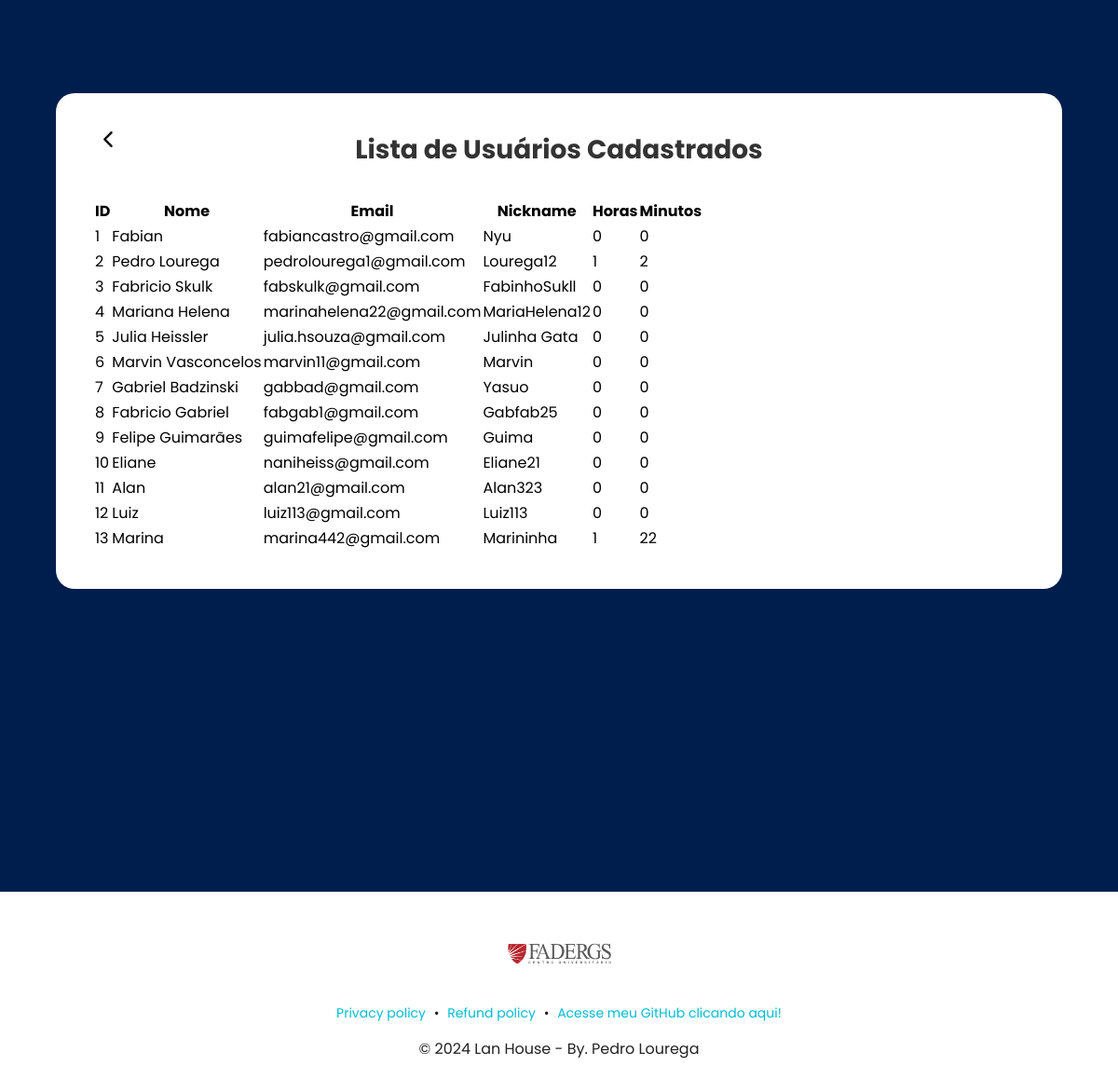
Page /listar_usuarios on the committed database.
### tables this page shows
CREATE TABLE usuarios (
            id INTEGER PRIMARY KEY AUTOINCREMENT,
            nome TEXT NOT NULL,
            email TEXT NOT NULL,
            nickname TEXT NOT NULL
        , horas INTEGER DEFAULT 0, minutos INTEGER DEFAULT 0);

### website-lanhouse1/app/app.py (the view)
@app.route('/listar_usuarios')
def listar_usuarios():
    conn = conectar_banco()
    cursor = conn.cursor()
    cursor.execute('SELECT * FROM usuarios')
    usuarios = cursor.fetchall()
    conn.close()
    return render_template('listar_usuarios.html', usuarios=usuarios)

### website-lanhouse1/app/app.py (called while the page is built)
def conectar_banco():
    print("Caminho do banco de dados:", DATABASE_PATH)  # Verificando o caminho
    conn = sqlite3.connect(DATABASE_PATH)
    return conn

### website-lanhouse1/templates/listar_usuarios.html (shortened to what this page needs)
<!DOCTYPE html>
<html lang="ptb-br">
<head>
    <link rel="stylesheet" href="{{ url_for('static', filename='css/style.css') }}">
    <link rel="stylesheet" href="https://cdnjs.cloudflare.com/ajax/libs/font-awesome/6.0.0-beta3/css/all.min.css">
</head>
</head>
<body>
    <div class="app-usuarios">
        <div id="seta"><a href="{{ url_for('home') }}"><img class="seta_retorno" src="{{ url_for('static', filename='images/seta_retorno_new.png') }}" alt="seta_retorno"></a></div>
        <h1 class="titulo-lista-cadastro">Lista de Usuários Cadastrados</h1>
    <table class="listagem-usuarios-table" border="0">
        <tr>
            <th>ID</th>
            <th>Nome</th>
            <th>Email</th>
            <th>Nickname</th>
            <th>Horas</th>
            <th>Minutos</th>
        </tr>
        {% for usuario in usuarios %}
        <tr>
            <td>{{ usuario[0] }}</td>
            <td>{{ usuario[1] }}</td>
            <td>{{ usuario[2] }}</td>
            <td>{{ usuario[3] }}</td>
            <td>{{ usuario[4] }}</td>
            <td>{{ usuario[5] }}</td>
        </tr>
        {% endfor %}
    </table>
    </div>
    <br><br><br><br><br><br><br><br><br>
    <footer class="footer-section">
        <div>
            <a target="_blank" href="https://www.fadergs.edu.br/"><img class="logo-fadergs" src="{{ url_for('static', filename='images/logo-fadergs.png') }}" alt="logo-fadergs" alt="logo-fadergs"></a>
        </div>
        <div class="section-content">
            <p class="policy-text">
                <a href="#" class="policy-link">Privacy policy</a>
                <span class="separator">•</span>
                <a href="#" class="policy-link">Refund policy</a>
                <span class="separator">•</span>
                <a href="https://github.com/PedroLourega" class="policy-link">Acesse meu GitHub clicando aqui!</a>
            </p>
            <p class="copyright-text">© 2024 Lan House - By. Pedro Lourega</p>
        </div>
    </footer>
    </body>
    </html>
</body>
</html>

### website-lanhouse1/static/css/style.css (style rules this page uses)
* { margin: 0; padding: 0; font-family: 'Poppins', sans-serif; box-sizing: border-box; }
body { background: #001e4d; }
.app-usuarios h1 { text-align: center; font-size: 28px; margin-bottom: 30px; color: #333; font-weight: bold; }
#seta { position: absolute; cursor: pointer; position: fixed; }
.seta_retorno { width: 32px; height: auto; }
.app-usuarios { background: #fff; width: 90%; max-width: 1200px; margin: 100px auto; border-radius: 20px; padding: 40px; min-height: calc(65vh - 90px); }
.footer-section { padding: 20px 10px; background: #fff; color: #222; text-align: center; }
.footer-section .section-content { display: flex; flex-direction: column; align-items: center; gap: 15px; }
.footer-section .policy-text { text-align: center; font-size: 14px; }
.footer-section .policy-text .policy-link { color: #00bcd4; text-decoration: none; margin: 0 5px; }
.logo-fadergs { gap: 10px; width: 15%; gap:20px; margin: 0; height: 15%; border-radius: 0%; }

### rows in the picture
usuarios: id "1", nome "Fabian", email "fabiancastro@gmail.com", nickname "Nyu", horas "0", minutos "0"
usuarios: id "2", nome "Pedro Lourega", email "pedrolourega1@gmail.com", nickname "Lourega12", horas "1", minutos "2"
usuarios: id "3", nome "Fabricio Skulk", email "fabskulk@gmail.com", nickname "FabinhoSukll", horas "0", minutos "0"
usuarios: id "4", nome "Mariana Helena", email "marinahelena22@gmail.com", nickname "MariaHelena12", horas "0", minutos "0"
usuarios: id "5", nome "Julia Heissler", email "julia.hsouza@gmail.com", nickname "Julinha Gata", horas "0", minutos "0"
usuarios: id "6", nome "Marvin Vasconcelos", email "marvin11@gmail.com", nickname "Marvin", horas "0", minutos "0"
usuarios: id "7", nome "Gabriel Badzinski", email "gabbad@gmail.com", nickname "Yasuo", horas "0", minutos "0"
usuarios: id "8", nome "Fabricio Gabriel", email "fabgab1@gmail.com", nickname "Gabfab25", horas "0", minutos "0"
usuarios: id "9", nome "Felipe Guimarães", email "guimafelipe@gmail.com", nickname "Guima", horas "0", minutos "0"
usuarios: id "10", nome "Eliane", email "naniheiss@gmail.com", nickname "Eliane21", horas "0", minutos "0"
usuarios: id "11", nome "Alan", email "alan21@gmail.com", nickname "Alan323", horas "0", minutos "0"
usuarios: id "12", nome "Luiz", email "luiz113@gmail.com", nickname "Luiz113", horas "0", minutos "0"
usuarios: id "13", nome "Marina", email "marina442@gmail.com", nickname "Marininha", horas "1", minutos "22"
